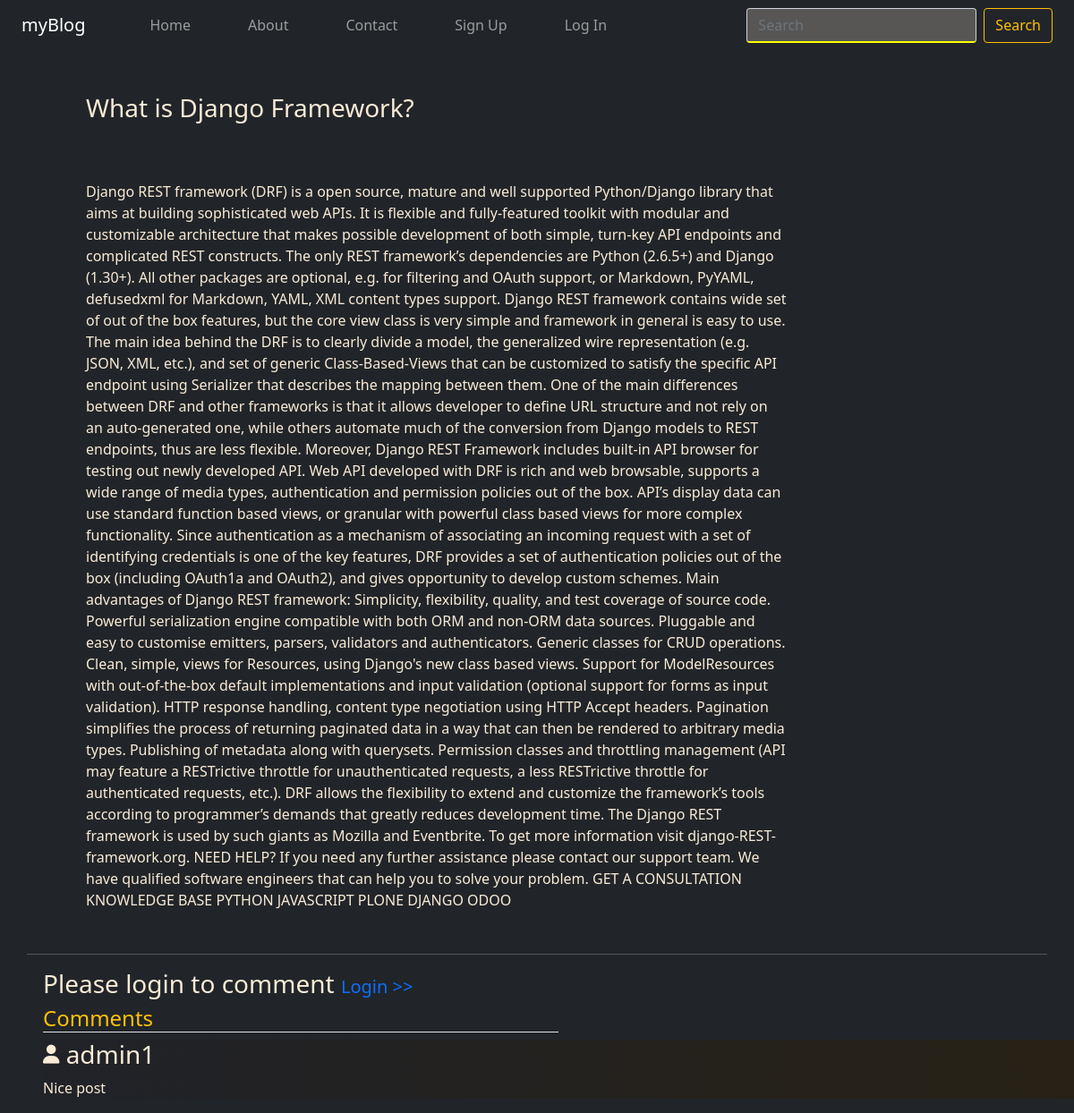
Page /post-detail/20/ on the committed database.
### blog/models.py (models this page shows)
class Post(models.Model):
    author = models.ForeignKey(User, on_delete=models.CASCADE)
    title = models.CharField(max_length=100)
    desc = models.TextField()

class Comment(models.Model):
    author = models.ForeignKey(User, on_delete=models.CASCADE)
    text = models.TextField()
    post = models.ForeignKey(Post, on_delete=models.CASCADE,related_name='comments')

### blog/views.py (the view)
# urls.py: path('post-detail/<int:pk>/', views.post_detail, name='detail'),
def post_detail(request, pk):
    posts = Post.objects.get(id=pk)
    cmt = posts.comments.all()
    if request.user.is_authenticated:
        if request.method == 'POST':
            form = CommentForm(request.POST or None)
            if form.is_valid():
                comment= form.save(commit=False)
                comment.post = posts
                comment.author = request.user
                comment.save()
                return redirect(to='blog:detail', pk=pk)
        else:
            form = CommentForm()
    else:
        form = {}
    return render(request,'blog/detail.html',{'posts':posts,'form':form,'cmt':cmt})

### blog/templates/blog/detail.html (shortened to what this page needs)
{% extends 'blog/base.html' %}
{% load crispy_forms_tags %}
{% block body %}
<div class="container mx-5 px-5 mt-5">
    <h3>{{posts.title}}</h3>
    <p class='mt-3 pt-5 w-75'>{{posts.desc}}</p>
</div>
<hr class='container mt-5'>
{% if request.user.is_authenticated %}
<div class='ms-5 w-25'>
    <h3> Comment:</h3>
    <form action="" method="post">
        {% csrf_token %}
        {{form|crispy}}
        <input type="submit" value="Comment" class='btn btn-sm btn-warning mt-2'>
    </form>
</div>
{% else %}
<h3 class='ms-5'>Please login to comment <small><a href="{% url 'blog:login' %}" class='text-decoration-none h5'>Login >></a></small></h3>
{% endif %}
<div class=" ms-5 my-2">
    <h4 class='border-bottom w-50 text-warning'>Comments</h4>
    {% if cmt %}
    {% for comment in cmt %}
    <div class='cmb'>
        <h3><i class="fa-solid fa-user fa-xs"></i> {{comment.author}}</h3>
        <p>{{comment.text}}</p>
        {% endfor %}
    </div>
        {% else %}
        <h4>No Comments Yet</h4>
        {% endif %}
</div>
{% endblock body %}

### blog/static/blog/css/master.css (style rules this page uses)
body { color:antiquewhite; background-color: #212529; }
.cmb { background-image: linear-gradient(to right, #212329, rgb(39, 33, 21)); }

### rows in the picture
Post: title "What is Django Framework?", desc "Django REST framework (DRF) is a open source, mature and well supported Python/Django library that aims at building sophisticated web APIs. It is flexible and fully-featured toolkit with modular and customizable architecture that makes possible development of both simple, turn-key API endpoints and complicated REST constructs. The only REST framework’s dependencies are Python (2.6.5+) and Django (1.30+). All other packages are optional, e.g. for filtering and OAuth support, or Markdown, PyYAML, defusedxml for Markdown, YAML, XML content types support. Django REST framework contains wide set of out of the box features, but the core view class is very simple and framework in general is easy…"
Comment: author "admin1", text "Nice post"
